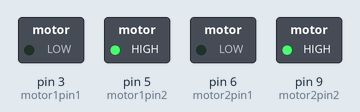
This sketch was run on a simulated Arduino Uno, built with avr-gcc and run on an emulated ATmega328P. Parts: switched loads named in the sketch (green lamp = pin HIGH).

Above: at 0.1 s.
Timing chart, 0 to 1.6 s (numbered marks = the images above):
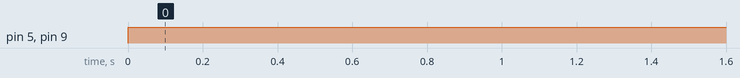

The sketch:

MOTOR_TEST.ino.ino
```cpp
//motor declaration
const int motor1pin1 = 3;
const int motor1pin2 = 5;

const int motor2pin1 = 6;
const int motor2pin2 = 9;


void setup() {
  pinMode(motor1pin1, OUTPUT);
  pinMode(motor1pin2, OUTPUT);
  pinMode(motor2pin1, OUTPUT);
  pinMode(motor2pin2, OUTPUT);

}

void loop() {
  digitalWrite(motor1pin1, LOW);
  digitalWrite(motor1pin2, HIGH);
  digitalWrite(motor2pin1, LOW);
  digitalWrite(motor2pin2, HIGH);

}
```

Measured:
- by itself, pin 5 (motor1pin2), pin 9 (motor2pin2): LOW → HIGH at 0.00 s
